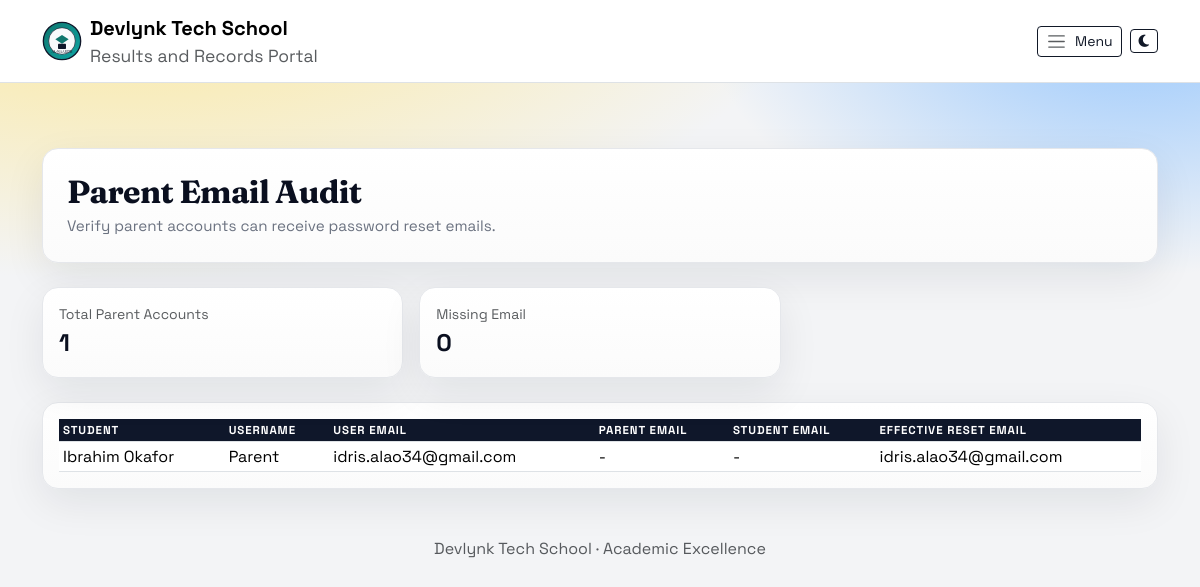
Page /accounts/parent-email-audit/ (signed in) on the committed database.
### accounts/models.py (models this page shows, shortened)
class SchoolBranding(models.Model):
    GRADING_TEMPLATE_CUSTOM = "custom"
    GRADING_TEMPLATE_WAEC = "waec"
    GRADING_TEMPLATE_STRICT = "strict"
    GRADING_TEMPLATE_CHOICES = (
        (GRADING_TEMPLATE_CUSTOM, "Custom"),
        (GRADING_TEMPLATE_WAEC, "WAEC Standard"),
        (GRADING_TEMPLATE_STRICT, "Strict Senior"),
    )
    REPORT_STYLE_CLASSIC = "classic"
    REPORT_STYLE_COMPACT = "compact"
    REPORT_STYLE_CHOICES = (
        (REPORT_STYLE_CLASSIC, "Classic"),
        (REPORT_STYLE_COMPACT, "Compact"),
    )
    PRINT_DENSITY_STANDARD = "standard"
    PRINT_DENSITY_DENSE = "dense"
    PRINT_DENSITY_CHOICES = (
        (PRINT_DENSITY_STANDARD, "Standard"),
        (PRINT_DENSITY_DENSE, "High Density"),
    )
    id = models.AutoField(primary_key=True)
    school_name = models.CharField(max_length=150, default="Al-Waarith Model College")
    school_motto = models.CharField(max_length=200, default="Results and Records Portal")
    school_logo = models.FileField(upload_to="branding/", blank=True, null=True)
    principal_signature_name = models.CharField(max_length=120, default="Principal")
    class_teacher_signature_name = models.CharField(max_length=120, default="Class Teacher")
    principal_signature_file = models.FileField(
        upload_to="branding/signatures/", blank=True, null=True
    )
    class_teacher_signature_file = models.FileField(
        upload_to="branding/signatures/", blank=True, null=True
    )
    grading_template = models.CharField(
        max_length=16, choices=GRADING_TEMPLATE_CHOICES, default=GRADING_TEMPLATE_CUSTOM
    )
    report_template_style = models.CharField(
        max_length=16, choices=REPORT_STYLE_CHOICES, default=REPORT_STYLE_CLASSIC
    )
    report_print_density = models.CharField(
        max_length=16, choices=PRINT_DENSITY_CHOICES, default=PRINT_DENSITY_STANDARD
    )
    result_footer_note = models.CharField(max_length=160, blank=True)
    grade_a_min = models.PositiveSmallIntegerField(default=70)
    grade_b_min = models.PositiveSmallIntegerField(default=60)
    grade_c_min = models.PositiveSmallIntegerField(default=50)
    grade_d_min = models.PositiveSmallIntegerField(default=45)
    pass_mark = models.PositiveSmallIntegerField(default=45)
    promotion_min_attendance_rate = models.FloatField(default=75.0)
    promotion_min_behavior_average = models.FloatField(default=2.5)
    promotion_require_non_cognitive = models.BooleanField(default=True)
    updated_at = models.DateTimeField(auto_now=True)
    class Meta:
        verbose_name = "School Branding"
        verbose_name_plural = "School Branding"
    @classmethod
    def get_solo(cls):
        obj = cls.objects.order_by("id").first()
        if obj:
            return obj
        return cls.objects.create()

class User(AbstractUser):
    id = models.AutoField(primary_key=True)
    is_teacher = models.BooleanField(default=False)
    is_admin = models.BooleanField(default=False)
    is_proprietor = models.BooleanField(default=False)
    is_bursar = models.BooleanField(default=False)
    is_principal = models.BooleanField(default=False)
    teacher_class = models.ForeignKey(
        SchoolClass, on_delete=models.SET_NULL, null=True, blank=True
    )
    analytics_chart_stacked = models.BooleanField(default=False)
    analytics_chart_show_legend = models.BooleanField(default=True)

### results/models.py (models this page shows, shortened)
class ParentPortalAccount(models.Model):
    id = models.AutoField(primary_key=True)
    user = models.OneToOneField(
        settings.AUTH_USER_MODEL,
        on_delete=models.CASCADE,
        related_name="parent_portal_account",
    )
    student = models.OneToOneField(
        Student,
        on_delete=models.CASCADE,
        related_name="parent_portal_account",
    )
    is_active = models.BooleanField(default=True)
    created_at = models.DateTimeField(auto_now_add=True)
    class Meta:
        ordering = ("-created_at",)

### students/models.py (models this page shows, shortened)
class Student(models.Model):
    GENDER_CHOICES = (
        ("M", "Male"),
        ("F", "Female"),
    )
    first_name = models.CharField(max_length=100)
    last_name = models.CharField(max_length=100, null=True, blank=True)
    admission_number = models.CharField(max_length=100, unique=True)
    gender = models.CharField(max_length=1, choices=GENDER_CHOICES)
    school_class = models.ForeignKey(
        SchoolClass,
        on_delete=models.SET_NULL,
        null=True,
        blank=True,
        related_name="students",
    )
    class_name = models.CharField(max_length=50, null=True, blank=True)
    email = models.EmailField(blank=True)
    parent_email = models.EmailField(blank=True)
    created_at = models.DateTimeField(auto_now_add=True)
    @property
    def full_name(self):
        last_name = self.last_name or ""
        return f"{self.first_name} {last_name}".strip()

### accounts/views.py (the view)
# urls.py: path("parent-email-audit/", parent_email_audit, name="parent_email_audit"),
@proprietor_required
def parent_email_audit(request):
    accounts = ParentPortalAccount.objects.select_related("user", "student").order_by(
        "student__class_name", "student__first_name", "student__last_name"
    )
    rows = []
    missing_count = 0
    for acct in accounts:
        user_email = (acct.user.email or "").strip()
        student_parent_email = (acct.student.parent_email or "").strip()
        student_email = (acct.student.email or "").strip()
        effective_email = user_email or student_parent_email or student_email
        has_email = bool(effective_email)
        if not has_email:
            missing_count += 1
        rows.append(
            {
                "account": acct,
                "user_email": user_email,
                "student_parent_email": student_parent_email,
                "student_email": student_email,
                "effective_email": effective_email,
                "has_email": has_email,
            }
        )
    context = {
        "rows": rows,
        "total_accounts": len(rows),
        "missing_count": missing_count,
    }
    return render(request, "accounts/parent_email_audit.html", context)

### accounts/capabilities.py (called while the page is built)
def _user_roles(user):
    roles = set()
    if not user or not user.is_authenticated:
        return roles
    if getattr(user, "is_superuser", False):
        roles.add("admin")
    if getattr(user, "is_admin", False):
        roles.add("admin")
    if getattr(user, "is_proprietor", False):
        roles.add("proprietor")
    if getattr(user, "is_teacher", False):
        roles.add("teacher")
    if getattr(user, "is_bursar", False):
        roles.add("bursar")
    if getattr(user, "is_principal", False):
        roles.add("principal")
    user_group_names = set(user.groups.values_list("name", flat=True))
    if "Bursar" in user_group_names:
        roles.add("bursar")
    if "Principal" in user_group_names:
        roles.add("principal")
    return roles

def capabilities_for_user(user):
    roles = _user_roles(user)
    caps = set()
    overrides = get_role_capability_overrides()
    for role in roles:
        caps.update(ROLE_CAPABILITIES.get(role, set()))
        role_overrides = overrides.get(role, {})
        for capability, is_allowed in role_overrides.items():
            if is_allowed:
                caps.add(capability)
            else:
                caps.discard(capability)
    return caps

def has_capability(user, capability):
    if not user or not user.is_authenticated:
        return False
    if getattr(user, "is_superuser", False):
        return True
    return capability in capabilities_for_user(user)

### accounts/permissions.py (called while the page is built)
def is_proprietor(user):
    return has_capability(user, CAP_VIEW_PROPRIETOR_DASHBOARD)

def proprietor_required(view_func):
    @wraps(view_func)
    def _wrapped(request, *args, **kwargs):
        if not request.user.is_authenticated:
            return redirect_to_login(request.get_full_path())
        if is_proprietor(request.user):
            return view_func(request, *args, **kwargs)
        messages.error(request, "You are not authorized to access this area.")
        return redirect(default_dashboard_url(request.user))
    return _wrapped

### templates/accounts/parent_email_audit.html (shortened to what this page needs)
{% extends "base.html" %}
{% block content %}
<div class="waec-card p-4 mb-4">
  <h2 class="waec-title mb-1">Parent Email Audit</h2>
  <div class="waec-subtitle">Verify parent accounts can receive password reset emails.</div>
</div>
<div class="row g-3 mb-4">
  <div class="col-md-4">
    <div class="waec-card p-3">
      <div class="text-muted small">Total Parent Accounts</div>
      <div class="fs-4 fw-bold">{{ total_accounts }}</div>
    </div>
  </div>
  <div class="col-md-4">
    <div class="waec-card p-3">
      <div class="text-muted small">Missing Email</div>
      <div class="fs-4 fw-bold">{{ missing_count }}</div>
    </div>
  </div>
</div>
<div class="waec-card p-3 table-responsive">
  <table class="table table-sm align-middle mb-0 waec-table">
    <thead>
      <tr>
        <th>Student</th>
        <th>Username</th>
        <th>User Email</th>
        <th>Parent Email</th>
        <th>Student Email</th>
        <th>Effective Reset Email</th>
      </tr>
    </thead>
    <tbody>
      {% for row in rows %}
      <tr>
        <td>{{ row.account.student.full_name }}</td>
        <td>{{ row.account.user.username }}</td>
        <td>{{ row.user_email|default:"-" }}</td>
        <td>{{ row.student_parent_email|default:"-" }}</td>
        <td>{{ row.student_email|default:"-" }}</td>
        <td>
          {% if row.has_email %}
            {{ row.effective_email }}
          {% else %}
            <span class="badge text-bg-danger">Missing</span>
          {% endif %}
        </td>
      </tr>
      {% empty %}
      <tr><td colspan="6" class="text-muted text-center">No parent accounts found.</td></tr>
      {% endfor %}
    </tbody>
  </table>
</div>
{% endblock %}

### templates/base.html (shortened to what this page needs)
﻿{% load static %}
<!DOCTYPE html>
<html lang="en">
<head>
    <link href="https://cdn.jsdelivr.net/npm/bootstrap@5.3.2/dist/css/bootstrap.min.css" rel="stylesheet">
    <link rel="stylesheet" href="https://cdnjs.cloudflare.com/ajax/libs/font-awesome/6.5.1/css/all.min.css">
    <link href="{% static 'css/app.css' %}" rel="stylesheet">
</head>
<body>
<nav class="navbar navbar-expand-lg navbar-light bg-white border-bottom fixed-top">
  <div class="container">
    <a class="navbar-brand d-flex align-items-center gap-2" href="{% url 'home' %}">
      <img src="{{ school_logo_url }}" alt="School Badge" width="40" height="40">
      <div>
        <div class="fw-bold">{{ school_name_display }}</div>
        <div class="text-muted small">{{ school_motto_display }}</div>
      </div>
    </a>
    <div class="d-flex align-items-center gap-2 ms-auto">
      <button class="btn btn-outline-dark btn-sm d-inline-flex align-items-center gap-2" type="button" data-bs-toggle="offcanvas" data-bs-target="#sideNav" aria-controls="sideNav">
        <span class="navbar-toggler-icon"></span>
        <span class="d-none d-md-inline">Menu</span>
      </button>
      <button class="btn btn-outline-dark btn-sm d-inline-flex align-items-center gap-2" type="button" id="themeToggle" aria-label="Toggle theme">
        <i class="fa-solid fa-moon" id="themeToggleIcon"></i>
      </button>
    </div>
  </div>
</nav>
<main class="container py-4 page-content">
    {% block content %}{% endblock %}
</main>
<footer class="text-center text-muted py-4">
    {{ school_name_display }} · Academic Excellence
</footer>
</body>
</html>

### static/css/app.css (style rules this page uses)
:root { --waec-ink: #0a0f1f; --waec-ink-soft: #1f2937; --waec-muted: #6b7280; --waec-bg: #f3f4f6; --waec-accent: #f59e0b; --waec-accent-2: #2563eb; --waec-border: #e5e7eb; --waec-card: #ffffff; --waec-glow: rgba(245, 158, 11, 0.2); }
body { font-family: "Space Grotesk", system-ui, -apple-system, "Segoe UI", sans-serif; background: radial-gradient(1200px 600px at 10% -10%, #fde68a 0%, transparent 60%), radial-gradient(800px 500px at 95% 0%, #93c5fd 0%, transparent 55%), var(--waec-bg); color: var(--waec-ink); min-height: 100vh; padding-top: 90px; }
.waec-card { background: linear-gradient(180deg, #ffffff 0%, #fbfbfb 100%); border: 1px solid var(--waec-border); border-radius: 16px; box-shadow: 0 14px 40px rgba(15, 23, 42, 0.08); }
.waec-title { font-family: "Fraunces", "Times New Roman", serif; font-weight: 700; color: var(--waec-ink); letter-spacing: -0.02em; }
.waec-subtitle { color: var(--waec-muted); font-size: 0.95rem; }
.waec-table thead th { background: #0f172a; color: #fff; text-transform: uppercase; font-size: 0.72rem; letter-spacing: 0.08em; }
.navbar { backdrop-filter: blur(10px); background: rgba(255, 255, 255, 0.8); border-bottom: 1px solid rgba(229, 231, 235, 0.8); }
.page-content { margin-top: 10px; }
.btn-outline-dark { border-color: #111827; color: #111827; }

### rows in the picture
SchoolBranding: school_name "Devlynk Tech School", school_motto "Results and Records Portal"
ParentPortalAccount: account.student.full_name "Ibrahim Okafor", account.user.username "Parent", user_email "idris.alao34@gmail.com", student_parent_email "-", student_email "-", effective_email "idris.alao34@gmail.com"

### other values in the picture
{{ total_accounts }} "1"
{{ missing_count }} "0"
